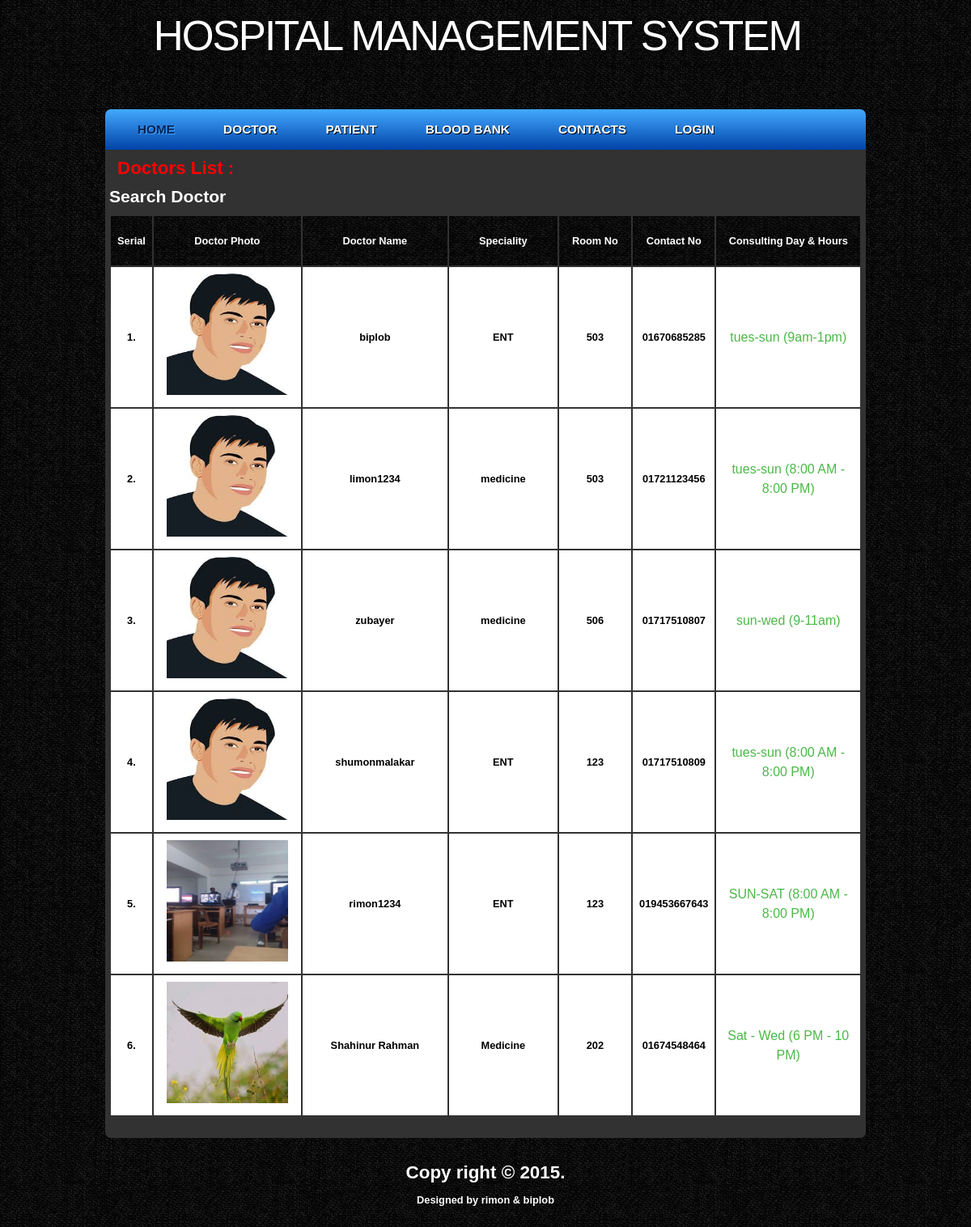
The app's page /doctors.php with its own data.
### tables this page shows
CREATE TABLE IF NOT EXISTS `doctors` (
  `doc_id` int(11) NOT NULL,
  `doc_pic` varchar(255) NOT NULL,
  `name` varchar(255) NOT NULL,
  `doc_username` varchar(100) NOT NULL,
  `sex` varchar(100) NOT NULL,
  `birthday` varchar(255) NOT NULL,
  `designation` varchar(255) NOT NULL,
  `speciality` varchar(255) NOT NULL,
  `consulting_hour` varchar(255) NOT NULL,
  `consulting_day` varchar(255) NOT NULL,
  `room_no` int(11) NOT NULL,
  `address` text NOT NULL,
  `email` varchar(255) NOT NULL,
  `contact` varchar(255) NOT NULL,
  `doc_password` varchar(255) NOT NULL,
  `add_date` varchar(255) NOT NULL
);

### doctors.php (the view, shortened to what this page needs)
<?php include('header2.php'); ?>
	<div id="site_content">
		<div class="main2 fix">
			<div class="main_content fix">
				<div class="p_items">
					<h1>Doctors List : </h1>
					<a href="search_doctor.php"><h2>Search Doctor</h2></a>
					<table class="tbl2" width="100%">
						<tr>
							<th width="5%">Serial</th>
							<th width="20%">Doctor Photo</th>
							<th width="20%">Doctor Name</th>
							<th width="15%">Speciality</th>
							<th width="10%">Room No</th>
							<th width="10%">Contact No</th>
							<th width="20%">Consulting Day & Hours</th>
						</tr>
					<?php
						include('config.php');
						$i=0;
						$limit = 50;
						$page = @$_GET['page'];
						if($page)
							$start = ($page - 1) * $limit;
						else
							$start = 0;
						$statement = $db->prepare("SELECT * FROM doctors  ORDER BY doc_id DESC LIMIT $start, $limit");
						$statement->execute();
						$result = $statement->fetchAll(PDO::FETCH_ASSOC);
						foreach($result as $row)
						{
							$i++;
							?>
						<tr>
							<td><b><?php echo $i; ?>.</b></td>
							<td><h4> <a href="uploads/<?php echo $row['doc_pic']; ?>"><img class="Pimg" src="uploads/<?php echo $row['doc_pic']; ?>" alt="" width="150" height="150"/></a></h4></td>
							<td><b><?php echo $row['name']; ?></b></td>
							<td><b><?php echo $row['speciality']; ?></b></td>
							<td><b><?php echo $row['room_no']; ?></b></td>
							<td><b> <?php echo $row['contact']; ?></b></td>
							<td><h4> <?php echo $row['consulting_day']." (".$row['consulting_hour']; ?>)</h4></td>
						</tr>
						<?php
						}
						?>
					</table>
				</div>
			</div></br></br>
				<div class="pagination">
				</div>
		</div>
	</div>
<?php include('footer2.php'); ?>

### header2.php (shortened to what this page needs)
<!DOCTYPE html>
<html>
<head>
  <link rel="stylesheet" type="text/css" href="css/style2.css" />
	<link rel="stylesheet" type="text/css" href="fancybox/jquery.fancybox.css" />
</head>
<body>
  <div id="main">
    <header>
	  <div id="banner">
	    <div id="welcome">
	      <h2>HOSPITAL MANAGEMENT SYSTEM</h2>
	    </div>
	  </div>
	</header>
	<nav>
	  <div id="menubar">
        <ul id="nav">
          <li class="current"><a href="index.php">HOME</a></li>
          <li><a href="doctors.php">DOCTOR</a></li>
          <li><a href="patients.php">PATIENT</a></li>
          <li><a href="blood.php">BLOOD BANK</a></li>
          <li><a href="contact.php">CONTACTS</a></li>
          <li><a href="login.php">LOGIN</a></li>
        </ul>
      </div>
    </nav>

### footer2.php (shortened to what this page needs)
<footer>
	  <h1>Copy right &copy; 2015.</h1>
	  <p>Designed by rimon & biplob</p>
    </footer>
  </div>
</body>
</html>

### css/style2.css (style rules this page uses)
html { height: 100%; }
* { margin: 0; padding: 0; }
body { font: normal 80% Arial, Helvetica, sans-serif; color: #000; background: #1D1D1D url(../images/pattern.png) fixed; }
article, aside, figure, footer, header, hgroup, nav, section { display:block; }
p { padding: 0 0 10px 0; color: #FFF; line-height: 1.7em; font-size: 100% }
img { border: 0; }
h1, h2, h3, h4, h5, h6 { font: bold 175% Arial, sans-serif; color: #fff; margin: 0 0 10px 0; }
h2 { font: bold 165% 'News Cycle', Arial, sans-serif; }
h4, h5, h6 { margin: 0; padding: 0 0 0px 0; font: normal 150% 'News Cycle', Arial, sans-serif; color: #FFF; line-height: 1.5em; }
a, a:hover { color: #FFF; background: transparent; outline: none; text-decoration: none; }
ul { margin: 2px 0 22px 30px; line-height: 1.7em; font-style: normal; font-size: 100%; }
#main, header, #banner, #menubar, #site_content, footer, #content_grey, nav { margin-left: auto; margin-right: auto; }
#main { margin:0px auto; overflow:hidden; }
header { background: #1D1D1D url(../images/pattern.png) repeat; -webkit-box-shadow: rgba(0, 0, 0, 0.5) 0px 0px 5px; -moz-box-shadow: rgba(0, 0, 0, 0.5) 0px 0px 5px; box-shadow: rgba(0, 0, 0, 0.5) 0px 0px 5px; }
#banner { width: 940px; position: relative; padding: 15px 0 0 0; background: transparent; height: 120px; }
nav { width: 940px; height: 50px; }
#menubar { width: 940px; height: 50px; float: left; text-align: center; background: #0043A8; background: -moz-linear-gradient(#43A9FF, #0043A8); background: -o-linear-gradient(#43A9FF, #0043A8); background: -webkit-linear-gradient(#43A9FF, #0043A8); border-radius: 7px 7px 0px 0px; -moz-border-radius: 7px 7px 0px 0px; -webkit-border: 7px 7px 0px 0px; }
#welcome { width: 880px; float: left; height: 60px; margin: 0 auto; text-align: center; padding: 0 0 10px 20px; background: transparent; }
#welcome h2 { font: normal 400% 'News Cycle', Arial, sans-serif; letter-spacing: -2px; text-shadow: 1px 1px #000; color: #FFF; }
ul#nav { margin:0; }
ul#nav li { padding: 0 0 0 0px; list-style: none; margin: 2px 0 0 0; display: inline; background: transparent; }
ul#nav li a { float: left; font: bold 120% Arial, Helvetica, sans-serif; height: 24px; margin: 10px 0 0 20px; text-shadow: 1px 1px #000; padding: 6px 20px 0 20px; background: transparent; border-radius: 7px 7px 7px 7px; -moz-border-radius: 7px 7px 7px 7px; -webkit-border: 7px 7px 7px 7px; text-align: center; color: #FFF; text-decoration: none; }
ul#nav li.current a, ul#nav li:hover a { color: #002256; text-shadow: 1px 1px #43A9FF; }
#site_content { width: 940px; overflow: hidden; margin-bottom: 30px; background: #323232; border-radius: 0px 0px 7px 7px; -moz-border-radius: 0px 0px 7px 7px;; -webkit-border: 0px 0px 7px 7px; }
footer { height: 50px; padding-bottom: 30px; font-weight: bold; text-align: center; text-shadow: 1px 1px #000; color: #FFF; }
.main2 { width:940px; height:auto; margin:0px auto; margin-top:1px; display:block; }
.p_items { width:930px; margin:5px; margin-right:5px; }
.p_items h1 { margin:10px; color:#FF0000; }
.p_items h4 { font-size:16px; color:#4BB848; }
table.tbl2 { margin-top: 10px; }
table.tbl2 tr th, table.tbl2 tr td { padding: 8px; }
table.tbl2 tr td { text-align: center; }
table.tbl2 tr th { background: #1D1D1D url(../images/pattern.png) fixed; color: #fff; }
table.tbl2 tr:nth-child(2n+1) td { background-color: #FFFFFF; }
table.tbl2 tr:nth-child(2n) td { background-color: #FFFFFF; }
table.tbl2 tr td a { color: #EB5447; text-decoration: none; }
div.pagination { width:980px; margin:3px auto; padding: 3px; z-index: 1000; font-size: 14px; margin-top:-20px; margin-bottom:5px; }
table { margin:0px auto; line-height:45px; }

### records on screen
doctors: doc_pic (picture), name "biplob", speciality "ENT", room_no "503", contact "01670685285", consulting_day "tues-sun", consulting_hour "9am-1pm"
doctors: doc_pic (picture), name "limon1234", speciality "medicine", room_no "503", contact "01721123456", consulting_day "tues-sun", consulting_hour "8:00 AM - 8:00 PM"
doctors: doc_pic (picture), name "zubayer", speciality "medicine", room_no "506", contact "01717510807", consulting_day "sun-wed", consulting_hour "9-11am"
doctors: doc_pic (picture), name "shumonmalakar", speciality "ENT", room_no "123", contact "01717510809", consulting_day "tues-sun", consulting_hour "8:00 AM - 8:00 PM"
doctors: doc_pic (picture), name "rimon1234", speciality "ENT", room_no "123", contact "019453667643", consulting_day "SUN-SAT", consulting_hour "8:00 AM - 8:00 PM"
doctors: doc_pic (picture), name "Shahinur Rahman", speciality "Medicine", room_no "202", contact "01674548464", consulting_day "Sat - Wed", consulting_hour "6 PM - 10 PM"
